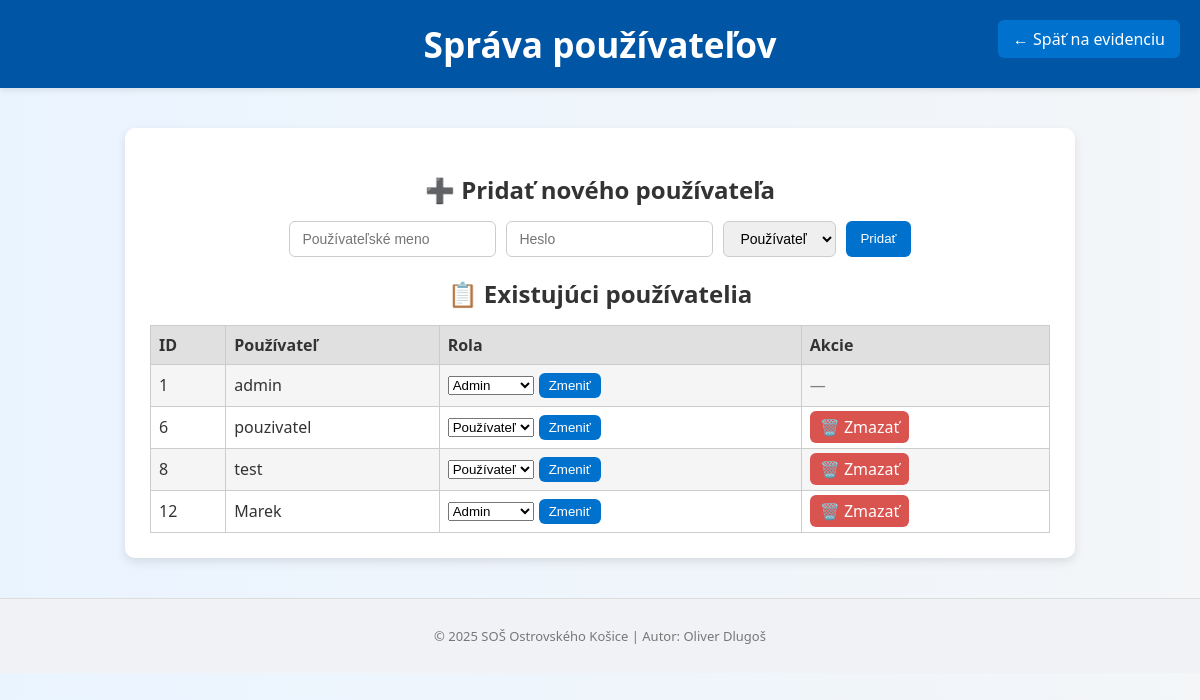
/users.php (signed in), run on the app's committed database.
### tables this page shows
CREATE TABLE `users` (
  `id` int(11) NOT NULL,
  `username` varchar(50) NOT NULL,
  `password` varchar(255) NOT NULL,
  `role` enum('admin','user') DEFAULT 'user',
  `created_at` timestamp NOT NULL DEFAULT current_timestamp()
);

### users.php (the view, shortened to what this page needs)
<?php
$conn = new mysqli("localhost", "root", "", "3poschodie");
$result = $conn->query("SELECT * FROM users ORDER BY id ASC");
?>
<!DOCTYPE html>
<html lang="sk">
<head>
<link rel="stylesheet" href="style.css">
</head>
<body>
<header>
    <h1>Správa používateľov</h1>
    <a href="index.php">← Späť na evidenciu</a>
</header>
<div class="container">
    <h2>➕ Pridať nového používateľa</h2>
    <form method="post" class="add-user">
        <input type="text" name="username" placeholder="Používateľské meno" required>
        <input type="password" name="password" placeholder="Heslo" required>
        <select name="role">
            <option value="user">Používateľ</option>
        </select>
        <button type="submit" name="add_user">Pridať</button>
    </form>
    <h2>📋 Existujúci používatelia</h2>
    <table>
        <tr>
            <th>ID</th>
            <th>Používateľ</th>
            <th>Rola</th>
            <th>Akcie</th>
        </tr>
        <?php while($row = $result->fetch_assoc()): ?>
        <tr>
            <td><?= $row['id'] ?></td>
            <td><?= htmlspecialchars($row['username']) ?></td>
            <td>
                <form method="post" style="display:flex; gap:5px; align-items:center;">
                    <select name="role">
                        <option value="user" <?= $row['role'] === 'user' ? 'selected' : '' ?>>Používateľ</option>
                        <option value="admin" <?= $row['role'] === 'admin' ? 'selected' : '' ?>>Admin</option>
                    </select>
                    <button type="submit" name="change_role" class="change-role-btn">Zmeniť</button>
                </form>
            </td>
            <td>
                <?php if ($row['username'] !== 'admin'): ?>
                    <a href="?delete=<?= $row['id'] ?>" class="delete-btn" onclick="return confirm('Naozaj odstrániť používateľa?');">🗑️ Zmazať</a>
                <?php else: ?>
                    <span style="color:gray;">—</span>
                <?php endif; ?>
            </td>
        </tr>
        <?php endwhile; ?>
    </table>
</div>
<footer>
    <p>© 2025 SOŠ Ostrovského Košice | Autor: Oliver Dlugoš</p>
</footer>
</body>
</html>

### style.css (style rules this page uses)
body { font-family: 'Segoe UI', Tahoma, Geneva, Verdana, sans-serif; background: linear-gradient(to right, #eaf4ff, #f4f6f8); margin: 0; padding: 0; color: #333; }
header { position: relative; text-align: center; padding: 30px 20px 10px; background-color: #0055a5; color: white; box-shadow: 0 2px 6px rgba(0,0,0,0.1); }
header h1 { font-size: 2.2em; margin: 0; }
footer { text-align: center; font-size: 13px; color: #777; padding: 20px; margin-top: 40px; background-color: #f0f2f5; border-top: 1px solid #ddd; }

### users.php (style rules this page uses)
body { font-family: 'Segoe UI', Tahoma, Geneva, Verdana, sans-serif; background: linear-gradient(to right, #eaf4ff, #f4f6f8); margin: 0; padding: 0; color: #333; }
header { background-color: #0055a5; color: white; padding: 20px; text-align: center; position: relative; box-shadow: 0 2px 6px rgba(0,0,0,0.1); }
header a { position: absolute; right: 20px; top: 20px; background: #0072ce; color: white; text-decoration: none; padding: 8px 15px; border-radius: 6px; }
.container { max-width: 900px; margin: 40px auto; background: #fff; border-radius: 10px; box-shadow: 0 4px 10px rgba(0,0,0,0.1); padding: 25px; }
h2 { text-align: center; margin-bottom: 15px; }
form.add-user { display: flex; justify-content: center; flex-wrap: wrap; gap: 10px; margin-bottom: 20px; }
form.add-user input, form.add-user select { padding: 8px 12px; border: 1px solid #ccc; border-radius: 6px; font-size: 14px; }
form.add-user button { background-color: #0072ce; color: white; border: none; border-radius: 6px; padding: 8px 14px; cursor: pointer; transition: background-color 0.3s ease; }
table { width: 100%; border-collapse: collapse; margin-top: 10px; }
th, td { border: 1px solid #ccc; padding: 8px; text-align: left; }
th { background-color: #e0e0e0; }
tr:nth-child(even) { background-color: #f5f5f5; }
.delete-btn { color: white; background-color: #d9534f; padding: 5px 10px; border-radius: 6px; text-decoration: none; }
.change-role-btn { background-color: #0072ce; color: white; border: none; border-radius: 6px; padding: 5px 10px; cursor: pointer; }
footer { text-align: center; font-size: 13px; color: #777; padding: 15px; margin-top: 30px; background-color: #f0f2f5; border-top: 1px solid #ddd; }

### data on the page
users: id "1", username "admin", role "Admin"
users: id "6", username "pouzivatel", role "Používateľ"
users: id "8", username "test", role "Používateľ"
users: id "12", username "Marek", role "Admin"
